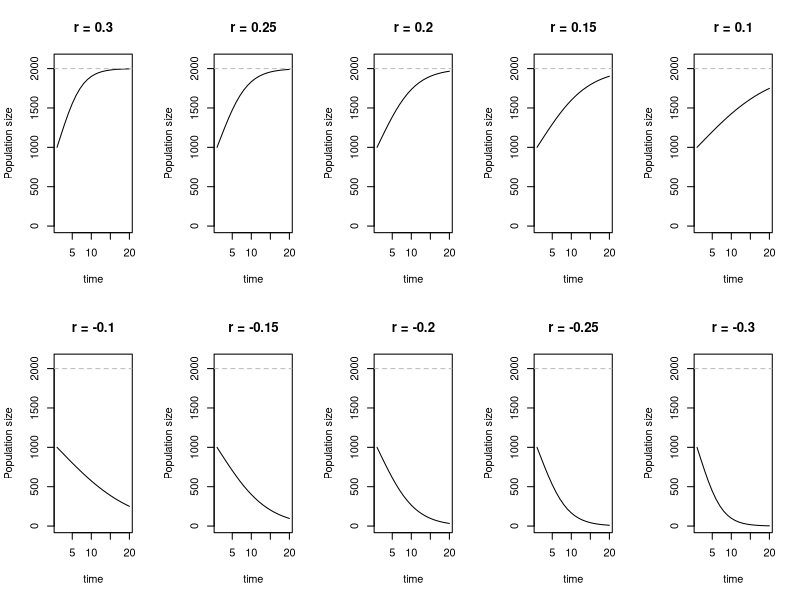
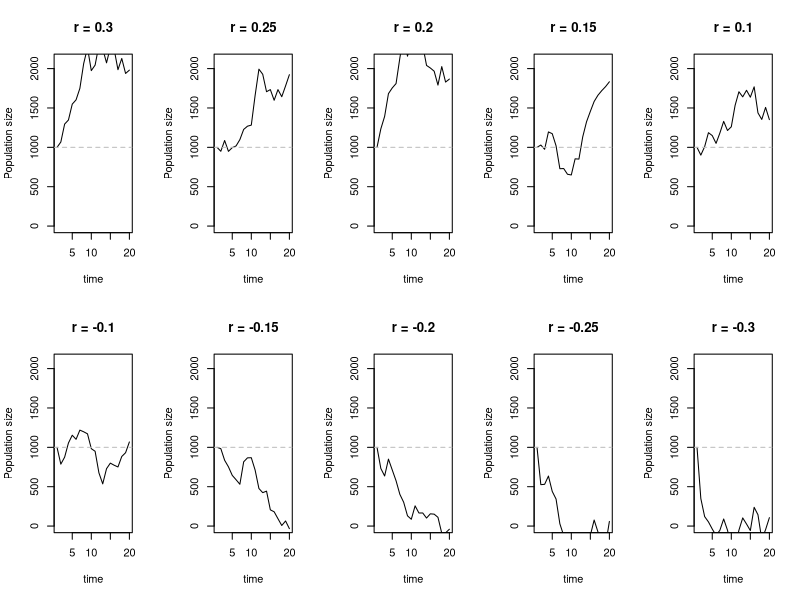
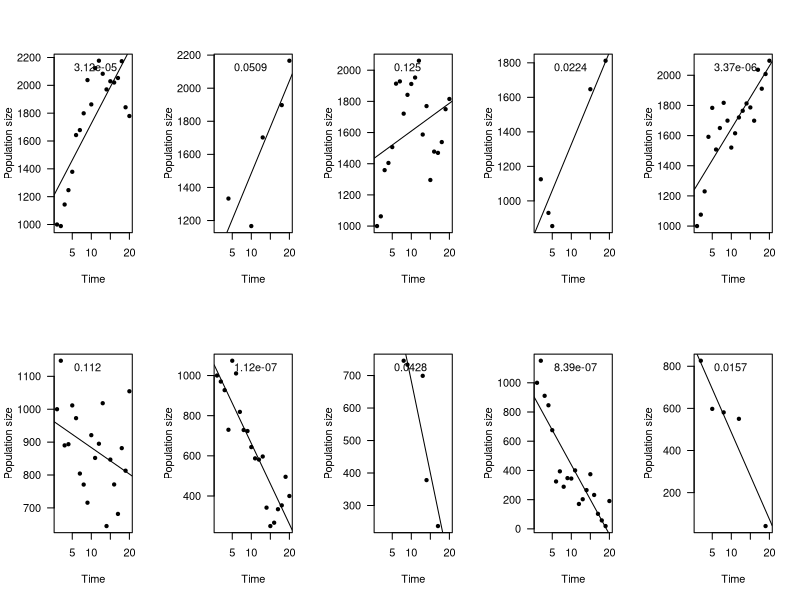

Reproduce these figures in R, in order.
#################################################################
#Simple model with different intrinsic growth rate without noise#
#################################################################
# housekeeping
rm(list=ls()) 
options(stringsAsFactors = FALSE)

# simple model of logistic growth
dNt <- function(r, N) r * N * (1 - N/2000)

# iterate growth through time
Nt <- function(r, N, t) {
  for (i in 1:(t - 1)) {
    # population at next time step is population at current time + pop growth
    N[i + 1] <- N[i] + dNt(r, N[i])
  }
  N
}
t <- 20
r = c(0.3,0.25,0.2,0.15,0.1,-0.1,-0.15,-0.2,-0.25,-0.3)
Nt0 <- 1000

par(mfrow=c(2,5))
for (i in seq_along(r)) {
  plot(1:t, Nt(r[i], Nt0, t), type = 'l', xlab = 'time', ylab = 'Population size',
       main = paste('r =', r[i]), ylim =c(0, 2100))
  abline(h = 2000, lty = 2, col='grey')
}

populations <- list()

for (i in 1:length(r)) {
  pop <- Nt(r[i], Nt0, t)
  populations[[paste0("pop", i)]] <- pop
}


df <- as.data.frame(populations)

time<-c(1:20)
df<-cbind(df,time)

# Sample for several populations
pop_sample <- c("pop2","pop4","pop8","pop10")

# Create a copy of the original data frame
modified_df <- df

# Loop over each column
for (col in pop_sample) {
  # Get 5 random indices from the current column
  sampled_indices <- sample(1:nrow(df), size = 5, replace = FALSE)
  
  modified_df[, col] <- NA
  modified_df[sampled_indices, col] <- df[sampled_indices, col]
}


#linear regression for each population
num_pops <- 10 

lm_models <- list()
mod_summaries <- list()

for (i in 1:num_pops) {
  #Use lm() to check for significance for every population
  lm_models[[i]] <- lm(modified_df[[paste0("pop", i)]] ~ modified_df$time)
  mod_summaries[[i]] <- summary(lm_models[[i]])
}
mod_summaries

# Everything is very significant...Wait, noise!

##############################################################
#Simple model with different intrinsic growth rate with noise#
##############################################################
# housekeeping
rm(list=ls()) 
options(stringsAsFactors = FALSE)
#Adding in the noise 
#simple model of logistic growth
dNt <- function(r, N) r * N * (1 - N/2000)

# iterate growth through time
Nt <- function(r, N, t,noise_sd) {
  for (i in 1:(t - 1)) {
    # population at next time step is population at current time + pop growth
    N[i + 1] <- N[i] + dNt(r, N[i])
    # Add noise
    N[i + 1] <- N[i + 1] + rnorm(1, 0, noise_sd)
  }
  N
}

# Parameters
t <- 20
r = c(0.3,0.25,0.2,0.15,0.1,-0.1,-0.15,-0.2,-0.25,-0.3)
Nt0 <- 1000
noise_sd <- 150  # Standard deviation of noise

par(mfrow=c(2,5))
# Plot population growth over time with noise
for (i in seq_along(r)) {
  plot(1:t, Nt(r[i], Nt0, t, noise_sd), type = 'l', xlab = 'time', ylab = 'Population size',
       main = paste('r =', r[i]), ylim =c(0, 2100))
  abline(h = 1000, lty = 2, col='grey')
}

populations <- list()

for (i in 1:length(r)) {
  pop <- Nt(r[i], Nt0, t,noise_sd)
  populations[[paste0("pop", i)]] <- pop
}


df <- as.data.frame(populations)

time<-c(1:20)
df<-cbind(df,time)

# Sample for several populations
pop_sample <- c("pop2","pop4","pop8","pop10")

modified_df <- df

# Loop over each column
for (col in pop_sample) {
  # Get 5 random indices from the current column
  sampled_indices <- sample(1:nrow(df), size = 5, replace = FALSE)

  modified_df[, col] <- NA
  modified_df[sampled_indices, col] <- df[sampled_indices, col]
}

#linear regression for each population
num_pops <- 10 

lm_models <- list()
mod_summaries <- list()

for (i in 1:num_pops) {
  #Use lm() to check for significance for every population
  lm_models[[i]] <- lm(modified_df[[paste0("pop", i)]] ~ modified_df$time)
  mod_summaries[[i]] <- summary(lm_models[[i]])
}
mod_summaries
#We could make the population declining the fast to be non-significance by introducing noise, but I might need to try better number combinations...

# Create a separate plot for each column which stands for a population
for (i in 1:num_pops) {
  # Create a new plot for each population
  plot(modified_df$time, modified_df[[paste0("pop", i)]], pch = 20, type = 'p', las = 1,
       xlab = 'Time',
       ylab = 'Population size')
  
  lm_model <- lm(modified_df[[paste0("pop", i)]] ~ modified_df$time)
  abline(lm_model)
  # Adding p-value to the plot
  my.p <- summary(lm_model)$coefficients[2,4]
  my.p<-format(my.p, digits = 3)
  #mtext(my.p, side=3)
  legend('topleft', legend = my.p, bty = 'n')
}
